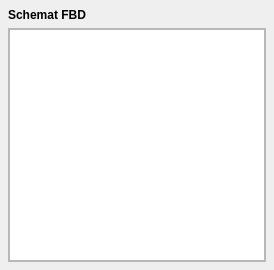
<?xml version="1.0" encoding="UTF-8"?>
<ui version="4.0">
 <class>CanvasPanel</class>
 <widget class="QWidget" name="CanvasPanel">
  <property name="geometry">
   <rect>
    <x>0</x>
    <y>0</y>
    <width>274</width>
    <height>270</height>
   </rect>
  </property>
  <property name="windowTitle">
   <string>Widok schematu</string>
  </property>
  <layout class="QVBoxLayout" name="verticalLayout">
   <property name="leftMargin">
    <number>8</number>
   </property>
   <property name="topMargin">
    <number>8</number>
   </property>
   <property name="rightMargin">
    <number>8</number>
   </property>
   <property name="bottomMargin">
    <number>8</number>
   </property>
   <item>
    <widget class="QLabel" name="headerLabel">
     <property name="styleSheet">
      <string notr="true">font-weight: 600;</string>
     </property>
     <property name="text">
      <string>Schemat FBD</string>
     </property>
    </widget>
   </item>
   <item>
    <widget class="QFrame" name="canvasFrame">
     <property name="frameShape">
      <enum>QFrame::Shape::StyledPanel</enum>
     </property>
     <property name="frameShadow">
      <enum>QFrame::Shadow::Sunken</enum>
     </property>
     <layout class="QVBoxLayout" name="canvasFrameLayout">
      <property name="leftMargin">
       <number>0</number>
      </property>
      <property name="topMargin">
       <number>0</number>
      </property>
      <property name="rightMargin">
       <number>0</number>
      </property>
      <property name="bottomMargin">
       <number>0</number>
      </property>
      <item>
       <widget class="FBDCanvasView" name="canvasView"/>
      </item>
     </layout>
    </widget>
   </item>
  </layout>
 </widget>
 <customwidgets>
  <customwidget>
   <class>FBDCanvasView</class>
   <extends>QGraphicsView</extends>
   <header>views/fbdcanvasview.h</header>
  </customwidget>
 </customwidgets>
 <resources/>
 <connections/>
</ui>
